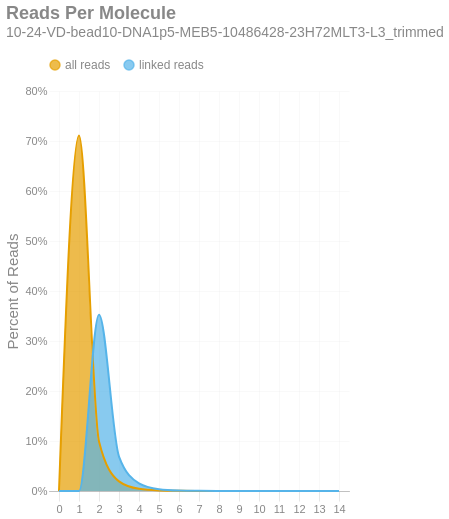

The cell this chart's notebook holds for it:
### Markdown cell above
### Reads per Molecule
This chart shows the distribution of the number of reads per linked molecule. That is, how many alignments are associated with a unique molecule. This excludes the number of reads associated with invalid or absent linked-read barcodes. The `linked` histogram is the percentages recalculated when disregarding singletons.

### Code cell
if SKIPLR:
    print_html(f"Skipped")
else:

    binned_counts = np.bincount(valids['reads'].astype(int))
    all_perc = (binned_counts / n_reads)
    linked_perc = (binned_counts / n_linked_reads)
    linked_perc[1] = 0
    binned_df = pd.DataFrame({
        'readsper': range(len(binned_counts)),
        'all reads': all_perc,
        'linked reads': linked_perc
    })
    with SafeRender(binned_df):
        (
            density_plot(binned_df, 'Reads Per Molecule', samplename, 'readspmol')
            .encode(
                x=alt.X('readsper:O', title=None).axis(labelAngle=0)
                    .scale(domainMax= binned_df['readsper'].max()),
                y=alt.Y('value:Q', title='Percent of Reads')
                    .axis(format='%')
                    .stack(False),
                color=alt.Color("key:N").scale(domain = ["all reads", "linked reads"]),
                tooltip = [
                    alt.Tooltip("key:N", title = "Data Type"),
                    alt.Tooltip("readsper:O", title="Reads Per Molecule"),
                    alt.Tooltip("value:Q", format = ".2%", title="% Reads")
                ]
            )
        ).display()

### Figure 1 — Vega-Lite specification as saved in the notebook (floating-point values rounded to 4 significant figures)
{"width": "container", "height": 400, "config": {"title": {"anchor": "start", "dy": -15, "fontSize": 18, "color": "#888888", "subtitleColor": "#888888", "subtitleFontSize": 14}, "arc": {"fill": "#0072B2"}, "axis": {"domainColor": "#888888", "domainWidth": 0.5, "gridWidth": 0.2, "grid": false, "titleFontWeight": 400, "titleFontSize": 15, "labelFontSize": 11, "labelColor": "#888888", "tickColor": "#888888", "tickWidth": 0.2, "titleColor": "#888888"}, "axisBand": {"grid": false}, "axisX": {"grid": true, "tickSize": 10, "domainCap": "round"}, "axisY": {"domain": false, "grid": true, "tickSize": 0, "domainCap": "round"}, "background": "transparent", "header": {"labelFontSize": 15, "labelColor": "#888888", "titleFontSize": 15, "titleFontWeight": 600, "titleColor": "#888888"}, "legend": {"labelFont": "sans-serif", "labelFontSize": 12, "labelColor": "#888888", "symbolSize": 100, "symbolType": "circle", "titleFontSize": 12, "titlePadding": 10, "titleColor": "#888888", "title": null, "orient": "top"}, "range": {"category": ["#E69F00", "#56B4E9", "#009E73", "#F0E442", "#0072B2", "#D55E00", "#CC79A7", "#000000"], "diverging": ["#cfe8f3", "#a2d4ec", "#73bfe2", "#46abdb", "#1696d2", "#12719e"]}, "area": {"fill": "#0072B2", "fillOpacity": 0.7, "line": true, "strokeOpacity": 0.7}, "line": {"color": "#0072B2", "stroke": "#0072B2", "strokeWidth": 2}, "trail": {"color": "#0072B2", "stroke": "#0072B2", "strokeWidth": 0, "size": 1}, "point": {"filled": true}, "text": {"color": "#888888", "fontSize": 11, "align": "right", "fontWeight": 400, "size": 11}, "bar": {"fill": "#0072B2", "stroke": null}, "view": {"stroke": null, "continuousWidth": 660, "continuousHeight": 400}}, "data": {"name": "data-83d3dd68856c9a26676f3fcb3c259d69"}, "mark": {"type": "area", "interpolate": "monotone"}, "encoding": {"color": {"field": "key", "scale": {"domain": ["all reads", "linked reads"]}, "type": "nominal"}, "tooltip": [{"field": "key", "title": "Data Type", "type": "nominal"}, {"field": "readsper", "title": "Reads Per Molecule", "type": "ordinal"}, {"field": "value", "format": ".2%", "title": "% Reads", "type": "quantitative"}], "x": {"axis": {"labelAngle": 0}, "field": "readsper", "scale": {"domainMax": 14.0}, "title": null, "type": "ordinal"}, "y": {"axis": {"format": "%"}, "field": "value", "stack": false, "title": "Percent of Reads", "type": "quantitative"}}, "params": [{"name": "param_c36ac31b6afebe62", "select": {"type": "point", "fields": ["key"]}, "bind": "legend"}], "title": {"text": "Reads Per Molecule", "subtitle": "10-24-VD-bead10-DNA1p5-MEB5-10486428-23H72MLT3-L3_trimmed"}, "transform": [{"fold": ["all reads", "linked reads"]}, {"filter": {"param": "param_c36ac31b6afebe62"}}], "usermeta": {"embedOptions": {"downloadFileName": "10-24-VD-bead10-DNA1p5-MEB5-10486428-23H72MLT3-L3_trimmed.readspmol"}}, "$schema": "https://vega.github.io/schema/vega-lite/v6.4.1.json", "datasets": {"data-83d3dd68856c9a26676f3fcb3c259d69": [{"readsper": 0, "all reads": 0.0, "linked reads": 0.0}, {"readsper": 1, "all reads": 0.711, "linked reads": 0.0}, {"readsper": 2, "all reads": 0.09902, "linked reads": 0.3527}, {"readsper": 3, "all reads": 0.01931, "linked reads": 0.06877}, {"readsper": 4, "all reads": 0.004307, "linked reads": 0.01534}, {"readsper": 5, "all reads": 0.001037, "linked reads": 0.003695}, {"readsper": 6, "all reads": 0.000263, "linked reads": 0.0009369}, {"readsper": 7, "all reads": 7.411e-05, "linked reads": 0.000264}, {"readsper": 8, "all reads": 2.103e-05, "linked reads": 7.491e-05}, {"readsper": 9, "all reads": 7.616e-06, "linked reads": 2.713e-05}, {"readsper": 10, "all reads": 2.358e-06, "linked reads": 8.4e-06}, {"readsper": 11, "all reads": 8.505e-07, "linked reads": 3.029e-06}, {"readsper": 12, "all reads": 2.706e-07, "linked reads": 9.639e-07}, {"readsper": 13, "all reads": 7.732e-08, "linked reads": 2.754e-07}, {"readsper": 14, "all reads": 7.732e-08, "linked reads": 2.754e-07}]}}
